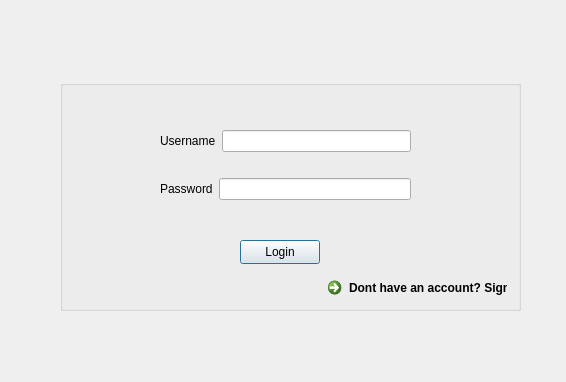
<?xml version="1.0" encoding="UTF-8"?>
<ui version="4.0">
 <class>LogIn</class>
 <widget class="QDialog" name="LogIn">
  <property name="geometry">
   <rect>
    <x>0</x>
    <y>0</y>
    <width>566</width>
    <height>382</height>
   </rect>
  </property>
  <property name="windowTitle">
   <string>Dialog</string>
  </property>
  <widget class="QGroupBox" name="groupBox">
   <property name="geometry">
    <rect>
     <x>60</x>
     <y>80</y>
     <width>461</width>
     <height>231</height>
    </rect>
   </property>
   <property name="title">
    <string/>
   </property>
   <widget class="QPushButton" name="pushButton">
    <property name="geometry">
     <rect>
      <x>180</x>
      <y>160</y>
      <width>80</width>
      <height>24</height>
     </rect>
    </property>
    <property name="cursor">
     <cursorShape>ArrowCursor</cursorShape>
    </property>
    <property name="text">
     <string>Login</string>
    </property>
   </widget>
   <widget class="QWidget" name="layoutWidget">
    <property name="geometry">
     <rect>
      <x>100</x>
      <y>30</y>
      <width>251</width>
      <height>111</height>
     </rect>
    </property>
    <layout class="QVBoxLayout" name="verticalLayout">
     <item>
      <layout class="QHBoxLayout" name="horizontalLayout">
       <item>
        <widget class="QLabel" name="label">
         <property name="text">
          <string>Username</string>
         </property>
        </widget>
       </item>
       <item>
        <widget class="QLineEdit" name="login_username"/>
       </item>
      </layout>
     </item>
     <item>
      <layout class="QHBoxLayout" name="horizontalLayout_2">
       <item>
        <widget class="QLabel" name="label_2">
         <property name="text">
          <string>Password</string>
         </property>
        </widget>
       </item>
       <item>
        <widget class="QLineEdit" name="login_password">
         <property name="inputMethodHints">
          <set>Qt::ImhNone</set>
         </property>
        </widget>
       </item>
      </layout>
     </item>
    </layout>
   </widget>
   <widget class="QCommandLinkButton" name="goBackMainSign">
    <property name="geometry">
     <rect>
      <x>260</x>
      <y>190</y>
      <width>191</width>
      <height>41</height>
     </rect>
    </property>
    <property name="text">
     <string>Dont have an account? Sign in</string>
    </property>
   </widget>
  </widget>
 </widget>
 <resources/>
 <connections/>
</ui>
